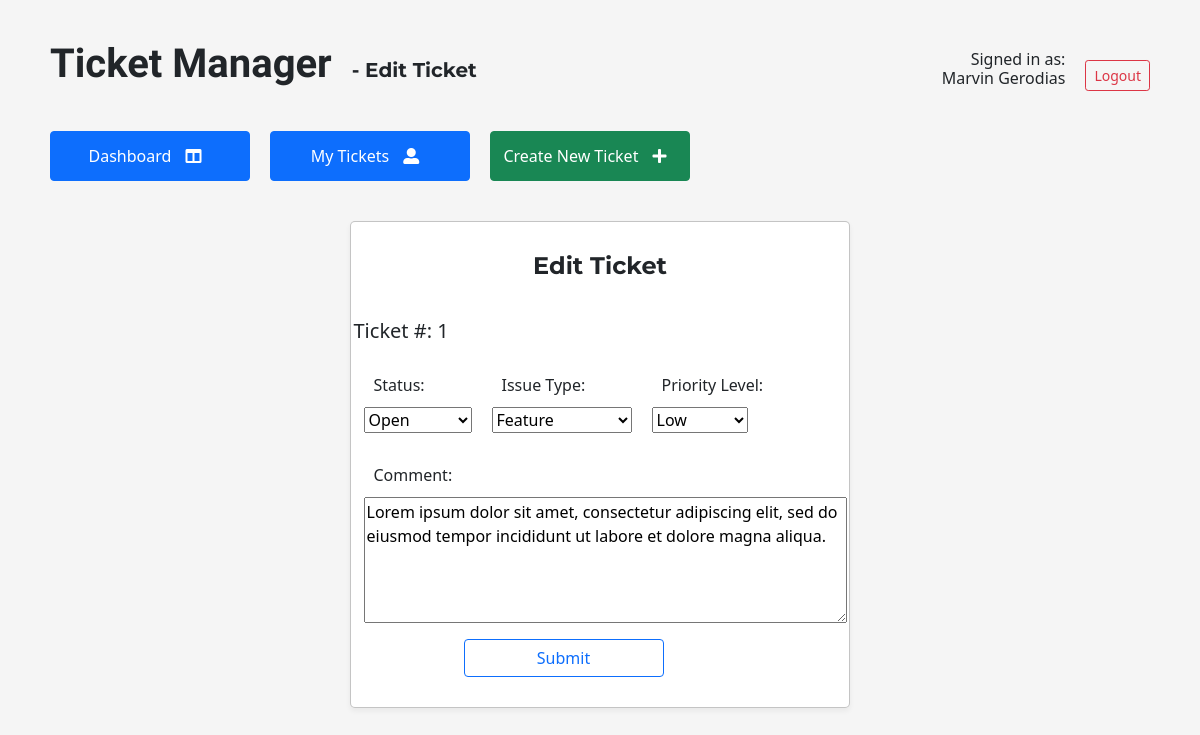
/editticket/1 (signed in), run on the app's committed database.
### main/models.py (models this page shows)
class User(models.Model):
    fname = models.CharField(max_length=23)
    lname = models.CharField(max_length=23)
    email = models.EmailField(unique=True)
    password = models.CharField(max_length=255)
    created_at = models.DateTimeField(auto_now_add=True)
    updated_at = models.DateTimeField(auto_now=True)
    objects = UserManager()

class Ticket(models.Model):
    status = models.CharField(max_length=255)
    issue_type = models.CharField(max_length=255)
    comment = models.CharField(max_length=255)
    priority_level = models.CharField(max_length=255)
    assigned_to = models.ForeignKey(User, related_name="tickets", on_delete=models.CASCADE)
    created_at = models.DateTimeField(auto_now_add=True)
    updated_at = models.DateTimeField(auto_now=True)
    objects = TicketManager()

### main/views.py (the view)
# urls.py: path('editticket/<int:id>', views.editticket),
def editticket(request, id):
    user = User.objects.get(id = request.session['user_id'])
    ticket = Ticket.objects.get(id = id)
    context = {
        "ticket" : ticket,
        "myuser" : user
    }
    return render(request, 'editticket.html', context)

### main/templates/editticket.html (shortened to what this page needs)
<!DOCTYPE html>
<html>
    <head>
        {% load static %}
        <link rel="stylesheet" href="{% static 'css/style.css' %}">
        <link href="https://cdn.jsdelivr.net/npm/bootstrap@5.0.0/dist/css/bootstrap.min.css" rel="stylesheet">
        <link rel="stylesheet" href="https://use.fontawesome.com/releases/v5.7.0/css/all.css">
    </head>
    <body style="background-color: rgb(245, 245, 245);">
        <div style = "margin: 10px 0 10px 10px; display: flex;">
            <div class = "header" style="width: 100vw;">
                <div class = "title" style="display: flex; justify-content: space-between;">
                    <h1 style="font-weight: bold;">Ticket Manager <span style="font-family: Montserrat, sans-serif; font-size: 20px; margin-top: -10px;">- Edit Ticket</span></h1>
                    <div style="text-align: right; display: flex;">
                        <h6>Signed in as:<br/>{{myuser.fname}} {{myuser.lname}}</h6>
                        <a href="/logout"><button type="button" class="btn btn-outline-danger btn-sm">Logout</button></a>
                    </div>
                </div>
                <div class = "nav">
                    <a href="/dashboard"><button type="button" class="btn btn-primary" style="width: 200px">Dashboard <i class="fas fa-columns"></i></button></a>
                    <a href="/mytickets"><button type="button" class="btn btn-primary" style="width: 200px">My Tickets <i class="fas fa-user-alt"></i></button></a>
                    <a href="/newticket"><button type="button" class="btn btn-success" style="width: 200px">Create New Ticket <i class="fas fa-plus"></i></button></a>
                </div>
            </div>
        </div>
        <div class="card-group" style="display: flex; margin: auto; justify-content: space-evenly;">
            <div class="card" style="
            min-width: 500px;
            max-width: 500px;
            border: 1px solid rgba(146, 146, 146, 0.541);
            padding: 10px;
            border-radius: 5px;
            box-shadow: 0px 3px 5px 0.5px rgba(0, 0, 0, 0.048);
            align-items: center;
            ">
                <div class = "newTicketHeader">
                    <div><h4 style="font-weight: bold;">Edit Ticket</h4></div>
                </div>
                <form action="/editticketprocess/{{ticket.id}}" method="POST">
                <h5>Ticket #: {{ticket.id}}</h5>
                <div style="display:flex;">
                    <div>
                        <label for="status">Status: </label><br/>
                        <select id="status" name="status">
                            <option selected="true" >{{ticket.status}}</option>
                        </select><br/>
                    </div>
                    <div>
                        <label for="issue_type">Issue Type: </label><br/>
                        <select id="issue_type" name="issue_type">
                            <option selected="true" >{{ticket.issue_type}}</option>
                        </select><br/>
                    </div>
                    <div>
                        <label for="priority_level">Priority Level: </label><br/>
                        <select id="priority_level" name="priority_level">
                            <option selected="true" >{{ticket.priority_level}}</option>
                        </select><br/>
                    </div>
                </div>
                <div style="margin-left: 20px;">
                    <label for="comment">Comment: </label><br/>
                    <textarea id="comment" name="comment" rows="5" cols="50">{{ticket.comment}}</textarea><br/>
                </div>
                <div style="margin-left: 120px;">
                    <button type="submit" class="btn btn-outline-primary btn-md" style="width: 200px">Submit</button>
                </div>
                </form>
            </div>
        </div>
    </body>
</html>

### main/static/css/style.css (style rules this page uses)
* { margin: 10px; }
body { background-color: rgb(245, 245, 245); }
h1 { font-weight: bold; font-family: 'Raleway', sans-serif; }
h4 { font-weight: 800; font-family: 'Montserrat', sans-serif; }
button { font-family: 'Raleway', sans-serif; }
.newTicketHeader { display: flex; }

### data on the page
User: fname "Marvin", lname "Gerodias"
Ticket: id "1", status "Open", issue_type "Feature", priority_level "Low", comment "Lorem ipsum dolor sit amet, consectetur adipiscing elit, sed do eiusmod tempor incididunt ut labore et dolore magna aliqua."
